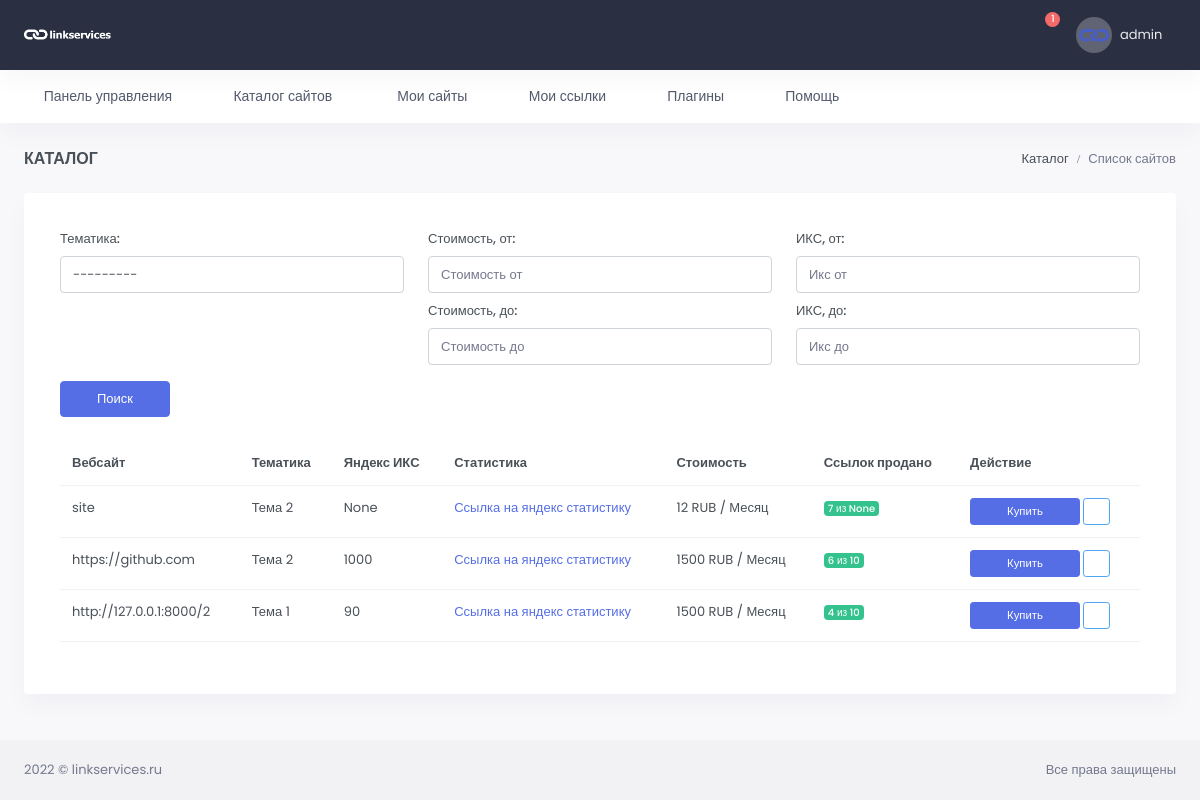
Page /catalog/ (signed in) on the earlier database version.
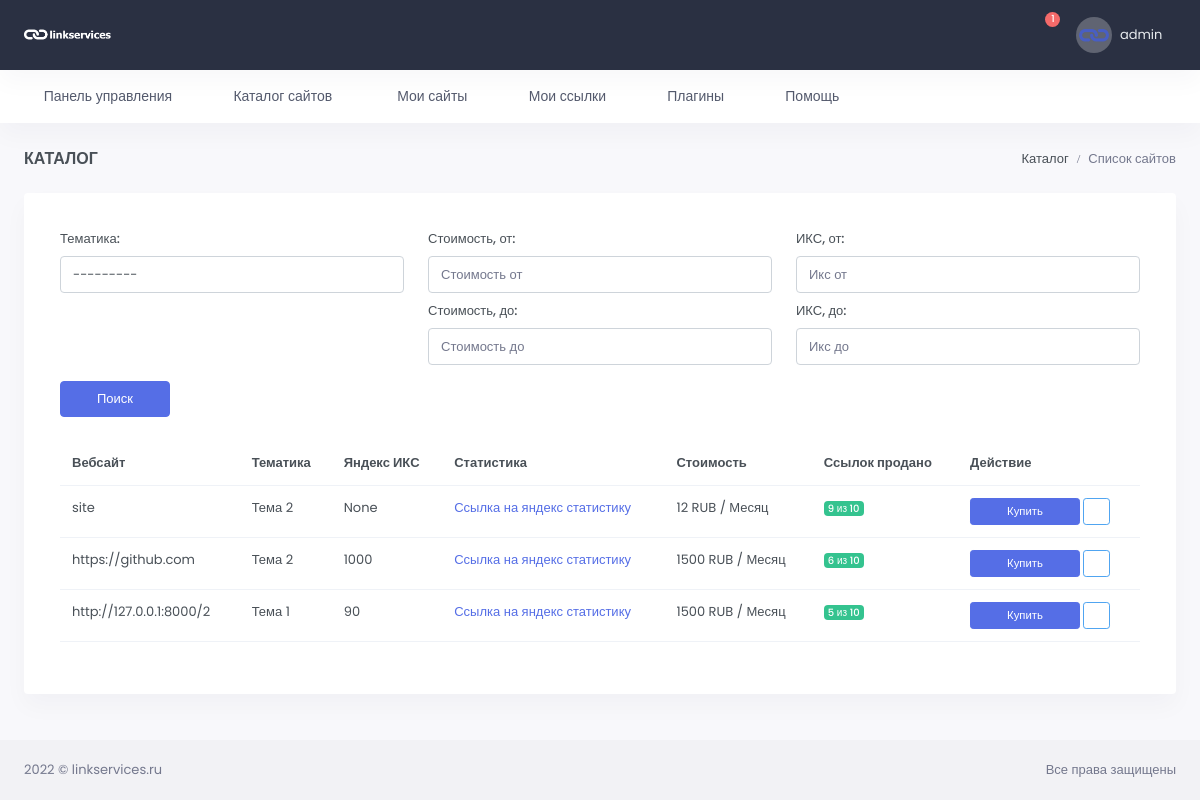
Same page on the later database version.
### site_app/models.py (models this page shows, shortened)
class WebSite(models.Model):
    url = models.CharField(max_length=255, verbose_name='url сайта')
    user = models.ForeignKey(Profile, related_name='user_website', on_delete=models.CASCADE,
                             max_length=100, blank=True, null=True, verbose_name='email заказчика')
    category = models.ForeignKey(Category, on_delete=models.CASCADE, verbose_name='Тематика')
    price = models.IntegerField(verbose_name='Цена')
    status = models.ForeignKey(Status, verbose_name='Статус', on_delete=models.CASCADE, blank=True, null=True)
    total_link = models.IntegerField(verbose_name='Всего ссылок', blank=True, null=True)
    yandex_x = models.IntegerField(verbose_name='Яндекс Икс', blank=True, null=True)
    yandex_stat = models.CharField(max_length=255, verbose_name='Яндекс статистика')
    password_yandex = models.CharField(max_length=250, verbose_name='Пароль от статистики', blank=True, null=True)
    created = models.DateTimeField(auto_now_add=True, verbose_name='Добавлено')
    update = models.DateTimeField(auto_now=True, verbose_name='Изменено')
    class Meta:
        verbose_name = 'Сайт'
        verbose_name_plural = 'Сайты'
        ordering = ('-created',)
    def get_absolute_url(self):
        return reverse('buy-link', kwargs={"pk": self.pk})

class Category(models.Model):
    name = models.CharField(max_length=200, verbose_name='Тематика')
    slug = models.SlugField()
    def __str__(self):
        return self.name
    class Meta:
        verbose_name = 'Тематика'
        verbose_name_plural = 'Тематики'
        ordering = ('name',)

### main/views.py (the view)
# urls.py: path('catalog/', Catalog.as_view(), name='catalog'),
class Catalog(LoginRequiredMixin, FilterView, ListView):
    template_name = 'main/catalog.html'
    context_object_name = 'website'
    paginate_by = 15
    filterset_class = SiteFilter
    def get_queryset(self):
        return WebSite.objects.filter(status__name='Опубликовано')\
            .select_related('category').exclude(user=self.request.user.profile)
    def get_context_data(self, *, object_list=None, **kwargs):
        context = super(Catalog, self).get_context_data(**kwargs)
        context['title'] = 'Каталог сайтов'
        return context

### main/templates/main/catalog.html (shortened to what the changed rows need)
{% extends 'base.html' %}
{% load static %}
{% block content %}
<div id="layout-wrapper">
    <div class="main-content">
        <div class="page-content">
            <div class="container-fluid">
                <div class="row">
                    <div class="col-lg-12">
                        <div class="card">
                            <div class="card-body">
                                <div class="tab-content p-3">
                                    <div class="tab-pane active" id="all-order" role="tabpanel">
                                        <div class="table-responsive mt-2">
                                            <table class="table table-hover datatable dt-responsive nowrap"
                                                   style="border-collapse: collapse; border-spacing: 0; width: 100%;">
                                                <thead>
                                                <tr>
                                                    <th scope="col">Вебсайт</th>
                                                    <th scope="col">Тематика</th>
                                                    <th scope="col">Яндекс ИКС</th>
                                                    <th scope="col">Статистика</th>
                                                    <th scope="col">Стоимость</th>
                                                    <th scope="col">Ссылок продано</th>
                                                    <th scope="col">Действие</th>
                                                </tr>
                                                </thead>
                                                <tbody>
                                                {% for item in website %}
                                                {% include 'main/partials/itemSites.html' %}
                                                {% endfor %}
                                                </tbody>
                                            </table>
                                        </div>
                                    </div>
                                </div>
                            </div>
                        </div>
                    </div>
                </div>
            </div>
        </div>
    </div>
</div>
{% endblock %}

### main/templates/main/partials/itemSites.html
<tr>
    <td>{{ item.url }}</td>
    <td>{{ item.category }}</td>
    <td>{{ item.yandex_x }}</td>
    <td><a href="{{ item.yandex_stat }}"> Ссылка на яндекс статистику</a></td>
    <td>{{ item.price }} RUB / Месяц</td>
    <td>
        <span class="badge bg-success font-size-10">{{ item.link_set.count }} из {{ item.total_link }}</span>
    </td>
    <td>
        <a href="{{ item.get_absolute_url }}" class="btn btn-primary btn-sm w-md">Купить</a>
        <a href="{{ item.url}}" class="btn btn-outline-info btn-sm"><i
                class="mdi mdi-web"></i></a>
    </td>
</tr>

Differences in the rows shown:
changed WebSite "site": link_set.count "7" → "9"; total_link "None" → "10"
changed WebSite "http://127.0.0.1:8000/2": link_set.count "4" → "5"
